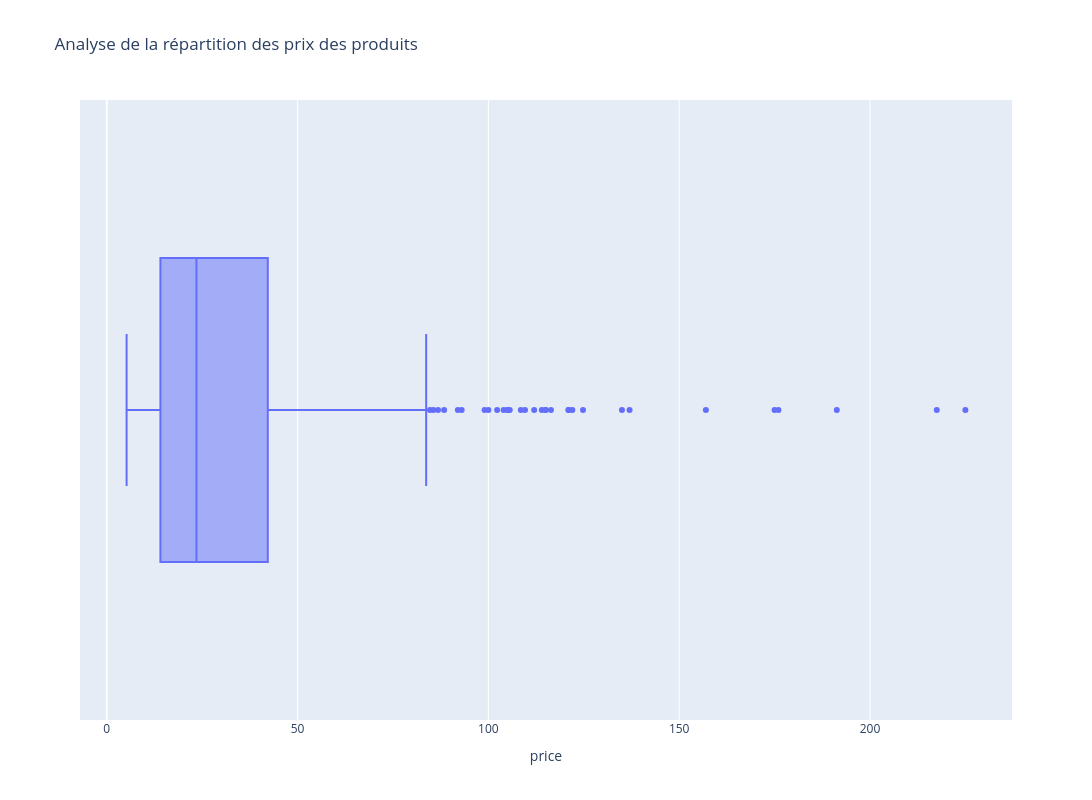

Notebook code for this chart:
### Code cell
# Autre méthode avec plotly express:
box_express = px.box(df_merge_web, 'price', title=" Analyse de la répartition des prix des produits", width=1200, height=800)
box_express.show()

#  ===> Commentaire: Les valeurs extrêmes sont souvent des produits de luxe ou des articles rares, ce qui peut influencer les analyses statistiques globales.
# Permet de voir : chaque observation, les outliers, la dispersion réelle.

### Figure 1 — Plotly figure (JSON) as saved in the notebook; plotly's stock layout.template omitted (floating-point values rounded to 4 significant figures; data arrays with more than 128 entries replaced by an {"elided": "..."} marker saying what was removed)
{"data": [{"alignmentgroup": "True", "hovertemplate": "price=%{x}<extra></extra>", "legendgroup": "", "marker": {"color": "#636efa"}, "name": "", "notched": false, "offsetgroup": "", "orientation": "h", "showlegend": false, "type": "box", "x": {"elided": "715 float values"}, "x0": " ", "xaxis": "x", "y0": " ", "yaxis": "y"}], "layout": {"boxmode": "group", "height": 800, "legend": {"tracegroupgap": 0}, "title": {"text": " Analyse de la répartition des prix des produits"}, "width": 1200, "xaxis": {"anchor": "y", "domain": [0, 1], "title": {"text": "price"}}, "yaxis": {"anchor": "x", "domain": [0, 1]}}}
